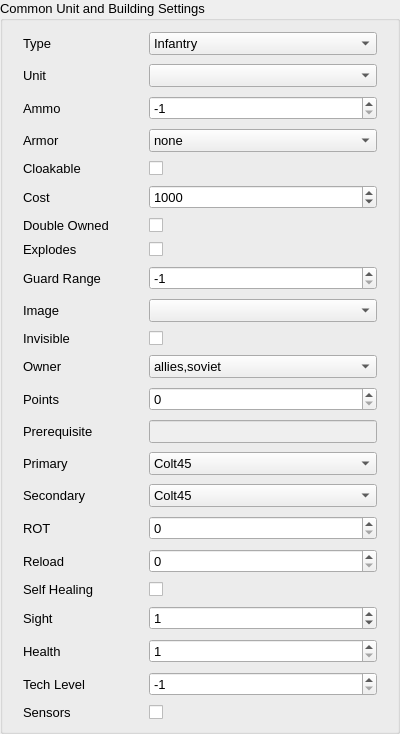
           <widget class="QGroupBox" name="commonUnitGroupBox">
            <property name="sizePolicy">
             <sizepolicy hsizetype="Fixed" vsizetype="Preferred">
              <horstretch>0</horstretch>
              <verstretch>0</verstretch>
             </sizepolicy>
            </property>
            <property name="minimumSize">
             <size>
              <width>400</width>
              <height>0</height>
             </size>
            </property>
            <property name="font">
             <font>
              <pointsize>10</pointsize>
             </font>
            </property>
            <property name="title">
             <string>Common Unit and Building Settings</string>
            </property>
            <layout class="QFormLayout" name="formLayout_2">
             <property name="horizontalSpacing">
              <number>40</number>
             </property>
             <property name="verticalSpacing">
              <number>9</number>
             </property>
             <property name="leftMargin">
              <number>20</number>
             </property>
             <property name="rightMargin">
              <number>20</number>
             </property>
             <item row="0" column="0">
              <widget class="QLabel" name="unitTypeLabel">
               <property name="text">
                <string>Type</string>
               </property>
              </widget>
             </item>
             <item row="0" column="1">
              <widget class="QComboBox" name="unitTypeComboBox">
               <property name="toolTip">
                <string>Select the unit or structure class type to edit.</string>
               </property>
               <item>
                <property name="text">
                 <string>Infantry</string>
                </property>
               </item>
               <item>
                <property name="text">
                 <string>Vehicles</string>
                </property>
               </item>
               <item>
                <property name="text">
                 <string>Ships</string>
                </property>
               </item>
               <item>
                <property name="text">
                 <string>Aircraft</string>
                </property>
               </item>
               <item>
                <property name="text">
                 <string>Buildings</string>
                </property>
               </item>
              </widget>
             </item>
             <item row="1" column="0">
              <widget class="QLabel" name="unitLabel">
               <property name="text">
                <string>Unit</string>
               </property>
              </widget>
             </item>
             <item row="1" column="1">
              <widget class="QComboBox" name="unitComboBox">
               <property name="toolTip">
                <string>Select the unit or structure to edit.</string>
               </property>
              </widget>
             </item>
             <item row="2" column="0">
              <widget class="QLabel" name="ammoLabel">
               <property name="text">
                <string>Ammo</string>
               </property>
              </widget>
             </item>
             <item row="2" column="1">
              <widget class="QSpinBox" name="ammoSpinBox">
               <property name="toolTip">
                <string>&lt;!DOCTYPE HTML PUBLIC &quot;-//W3C//DTD HTML 4.0//EN&quot; &quot;http://www.w3.org/TR/REC-html40/strict.dtd&quot;&gt;
&lt;html&gt;&lt;head&gt;&lt;meta name=&quot;qrichtext&quot; content=&quot;1&quot; /&gt;&lt;style type=&quot;text/css&quot;&gt;
p, li { white-space: pre-wrap; }
&lt;/style&gt;&lt;/head&gt;&lt;body style=&quot; font-family:'MS Shell Dlg 2'; font-size:8pt; font-weight:400; font-style:normal;&quot;&gt;
&lt;p style=&quot; margin-top:0px; margin-bottom:0px; margin-left:0px; margin-right:0px; -qt-block-indent:0; text-indent:0px;&quot;&gt;Number of rounds carried between reloads [-1 means unlimited] (def=-1)&lt;/p&gt;&lt;/body&gt;&lt;/html&gt;</string>
               </property>
               <property name="whatsThis">
                <string>Hey There</string>
               </property>
               <property name="minimum">
                <number>-1</number>
               </property>
               <property name="maximum">
                <number>10</number>
               </property>
               <property name="value">
                <number>-1</number>
               </property>
               <property name="property_name" stdset="0">
                <string>ammo</string>
               </property>
              </widget>
             </item>
             <item row="3" column="0">
              <widget class="QLabel" name="armorLabel">
               <property name="text">
                <string>Armor</string>
               </property>
              </widget>
             </item>
             <item row="3" column="1">
              <widget class="QComboBox" name="armorComboBox">
               <property name="toolTip">
                <string>&lt;html&gt;&lt;head/&gt;&lt;body&gt;&lt;p&gt;The armor type of this object [&lt;/p&gt;&lt;p&gt;	none (0),&lt;/p&gt;&lt;p&gt;	wood (1),&lt;/p&gt;&lt;p&gt;	light (2),&lt;/p&gt;&lt;p&gt;	heavy, (3)&lt;/p&gt;&lt;p&gt;	concrete (4)&lt;/p&gt;&lt;p&gt;] (def=none)&lt;/p&gt;&lt;/body&gt;&lt;/html&gt;</string>
               </property>
               <property name="property_name" stdset="0">
                <string>armor</string>
               </property>
               <item>
                <property name="text">
                 <string comment="No Armor" extracomment="No Armor">none</string>
                </property>
               </item>
               <item>
                <property name="text">
                 <string>wood</string>
                </property>
               </item>
               <item>
                <property name="text">
                 <string>light</string>
                </property>
               </item>
               <item>
                <property name="text">
                 <string>heavy</string>
                </property>
               </item>
               <item>
                <property name="text">
                 <string>concrete</string>
                </property>
               </item>
              </widget>
             </item>
             <item row="4" column="0">
              <widget class="QLabel" name="cloakableLabel">
               <property name="text">
                <string>Cloakable</string>
               </property>
              </widget>
             </item>
             <item row="4" column="1">
              <widget class="QCheckBox" name="cloakableCheckBox">
               <property name="font">
                <font>
                 <pointsize>19</pointsize>
                </font>
               </property>
               <property name="toolTip">
                <string>Is it equipped with a cloaking device (def=no)?</string>
               </property>
               <property name="text">
                <string/>
               </property>
               <property name="property_name" stdset="0">
                <string>cloakable</string>
               </property>
              </widget>
             </item>
             <item row="5" column="0">
              <widget class="QLabel" name="costLabel">
               <property name="text">
                <string>Cost</string>
               </property>
              </widget>
             </item>
             <item row="5" column="1">
              <widget class="QSpinBox" name="costSpinBox">
               <property name="toolTip">
                <string>Cost to build object (in credits)</string>
               </property>
               <property name="minimum">
                <number>0</number>
               </property>
               <property name="maximum">
                <number>10000</number>
               </property>
               <property name="singleStep">
                <number>50</number>
               </property>
               <property name="value">
                <number>1000</number>
               </property>
               <property name="property_name" stdset="0">
                <string>cost</string>
               </property>
              </widget>
             </item>
             <item row="6" column="0">
              <widget class="QLabel" name="doubleOwnedLabel">
               <property name="text">
                <string>Double Owned</string>
               </property>
              </widget>
             </item>
             <item row="6" column="1">
              <widget class="QCheckBox" name="doubleOwnedCheckBox">
               <property name="toolTip">
                <string>Can be built/owned by all countries in a multiplayer game (def=no)?</string>
               </property>
               <property name="text">
                <string/>
               </property>
               <property name="property_name" stdset="0">
                <string>double_owned</string>
               </property>
              </widget>
             </item>
             <item row="7" column="0">
              <widget class="QLabel" name="explodesLabel">
               <property name="text">
                <string>Explodes</string>
               </property>
              </widget>
             </item>
             <item row="7" column="1">
              <widget class="QCheckBox" name="explodesCheckBox">
               <property name="toolTip">
                <string>Does it explode violently when destroyed [i.e., does it do collateral damage] (def=no)?</string>
               </property>
               <property name="text">
                <string/>
               </property>
               <property name="property_name" stdset="0">
                <string>explodes</string>
               </property>
              </widget>
             </item>
             <item row="8" column="0">
              <widget class="QLabel" name="guardRangeLabel">
               <property name="text">
                <string>Guard Range</string>
               </property>
              </widget>
             </item>
             <item row="8" column="1">
              <widget class="QSpinBox" name="guardRangeSpinBox">
               <property name="toolTip">
                <string>Distance to scan for enemies to attack (def=use weapon range)</string>
               </property>
               <property name="minimum">
                <number>-1</number>
               </property>
               <property name="maximum">
                <number>100</number>
               </property>
               <property name="value">
                <number>-1</number>
               </property>
               <property name="property_name" stdset="0">
                <string>guard_range</string>
               </property>
              </widget>
             </item>
             <item row="9" column="0">
              <widget class="QLabel" name="imageLabel">
               <property name="text">
                <string>Image</string>
               </property>
              </widget>
             </item>
             <item row="9" column="1">
              <widget class="QComboBox" name="imageComboBox">
               <property name="toolTip">
                <string>Name of graphic data to use for this object (def=same as object identifier)</string>
               </property>
               <property name="property_name" stdset="0">
                <string>image</string>
               </property>
              </widget>
             </item>
             <item row="10" column="0">
              <widget class="QLabel" name="invisibleLabel">
               <property name="text">
                <string>Invisible</string>
               </property>
              </widget>
             </item>
             <item row="10" column="1">
              <widget class="QCheckBox" name="invisibleCheckBox">
               <property name="toolTip">
                <string>Is completely and always invisible to enemy (def=no)?</string>
               </property>
               <property name="text">
                <string/>
               </property>
               <property name="property_name" stdset="0">
                <string>invisible</string>
               </property>
              </widget>
             </item>
             <item row="11" column="0">
              <widget class="QLabel" name="ownerLabel">
               <property name="text">
                <string>Owner</string>
               </property>
              </widget>
             </item>
             <item row="11" column="1">
              <widget class="QComboBox" name="ownerComboBox">
               <property name="toolTip">
                <string>Who can build this [Allies or Soviet] (def=&quot;allies,soviet&quot;, i.e., all)</string>
               </property>
               <property name="property_name" stdset="0">
                <string>owner</string>
               </property>
               <item>
                <property name="text">
                 <string>allies,soviet</string>
                </property>
               </item>
               <item>
                <property name="text">
                 <string>allies</string>
                </property>
               </item>
               <item>
                <property name="text">
                 <string>soviet</string>
                </property>
               </item>
              </widget>
             </item>
             <item row="12" column="0">
              <widget class="QLabel" name="pointsLabel">
               <property name="text">
                <string>Points</string>
               </property>
              </widget>
             </item>
             <item row="12" column="1">
              <widget class="QSpinBox" name="pointsSpinBox">
               <property name="toolTip">
                <string>Point value for scoring purposes (def=0)</string>
               </property>
               <property name="maximum">
                <number>1000</number>
               </property>
               <property name="property_name" stdset="0">
                <string>points</string>
               </property>
              </widget>
             </item>
             <item row="13" column="0">
              <widget class="QLabel" name="prerequisiteLabel">
               <property name="text">
                <string>Prerequisite</string>
               </property>
              </widget>
             </item>
             <item row="13" column="1">
              <widget class="QLineEdit" name="prerequisiteLineEdit">
               <property name="enabled">
                <bool>false</bool>
               </property>
               <property name="toolTip">
                <string>List of extra needed before this can be manufactured (def=no requirement)</string>
               </property>
               <property name="property_name" stdset="0">
                <string>prerequiste</string>
               </property>
              </widget>
             </item>
             <item row="14" column="0">
              <widget class="QLabel" name="primaryLabel">
               <property name="text">
                <string>Primary</string>
               </property>
              </widget>
             </item>
             <item row="14" column="1">
              <widget class="QComboBox" name="primaryComboBox">
               <property name="toolTip">
                <string>Primary weapon equipped with (def=none)</string>
               </property>
               <property name="property_name" stdset="0">
                <string>primary</string>
               </property>
               <item>
                <property name="text">
                 <string>Colt45</string>
                </property>
               </item>
               <item>
                <property name="text">
                 <string>none</string>
                </property>
               </item>
               <item>
                <property name="text">
                 <string>ZSU-23</string>
                </property>
               </item>
               <item>
                <property name="text">
                 <string>Vulcan</string>
                </property>
               </item>
               <item>
                <property name="text">
                 <string>Maverick</string>
                </property>
               </item>
               <item>
                <property name="text">
                 <string>Camera</string>
                </property>
               </item>
               <item>
                <property name="text">
                 <string>FireballLauncher</string>
                </property>
               </item>
               <item>
                <property name="text">
                 <string>Flamer</string>
                </property>
               </item>
               <item>
                <property name="text">
                 <string>Sniper</string>
                </property>
               </item>
               <item>
                <property name="text">
                 <string>ChainGun</string>
                </property>
               </item>
               <item>
                <property name="text">
                 <string>Pistol</string>
                </property>
               </item>
               <item>
                <property name="text">
                 <string>M1Carbine</string>
                </property>
               </item>
               <item>
                <property name="text">
                 <string>Dragon</string>
                </property>
               </item>
               <item>
                <property name="text">
                 <string>Hellfire</string>
                </property>
               </item>
               <item>
                <property name="text">
                 <string>Grenade</string>
                </property>
               </item>
               <item>
                <property name="text">
                 <string>75mm</string>
                </property>
               </item>
               <item>
                <property name="text">
                 <string>90mm</string>
                </property>
               </item>
               <item>
                <property name="text">
                 <string>105mm</string>
                </property>
               </item>
               <item>
                <property name="text">
                 <string>120mm</string>
                </property>
               </item>
               <item>
                <property name="text">
                 <string>TurretGun</string>
                </property>
               </item>
               <item>
                <property name="text">
                 <string>MammothTusk</string>
                </property>
               </item>
               <item>
                <property name="text">
                 <string>155mm</string>
                </property>
               </item>
               <item>
                <property name="text">
                 <string>M60mg</string>
                </property>
               </item>
               <item>
                <property name="text">
                 <string>Napalm</string>
                </property>
               </item>
               <item>
                <property name="text">
                 <string>TeslaZap</string>
                </property>
               </item>
               <item>
                <property name="text">
                 <string>Nike</string>
                </property>
               </item>
               <item>
                <property name="text">
                 <string>RedEye</string>
                </property>
               </item>
               <item>
                <property name="text">
                 <string>8Inch</string>
                </property>
               </item>
               <item>
                <property name="text">
                 <string>Stinger</string>
                </property>
               </item>
               <item>
                <property name="text">
                 <string>TorpTube</string>
                </property>
               </item>
               <item>
                <property name="text">
                 <string>2Inch</string>
                </property>
               </item>
               <item>
                <property name="text">
                 <string>DepthCharge</string>
                </property>
               </item>
               <item>
                <property name="text">
                 <string>ParaBomb</string>
                </property>
               </item>
               <item>
                <property name="text">
                 <string>DogJaw</string>
                </property>
               </item>
               <item>
                <property name="text">
                 <string>Heal</string>
                </property>
               </item>
               <item>
                <property name="text">
                 <string>SCUD</string>
                </property>
               </item>
               <item>
                <property name="text">
                 <string>Mandible</string>
                </property>
               </item>
              </widget>
             </item>
             <item row="15" column="0">
              <widget class="QLabel" name="secondaryLabel">
               <property name="text">
                <string>Secondary</string>
               </property>
              </widget>
             </item>
             <item row="15" column="1">
              <widget class="QComboBox" name="secondaryComboBox">
               <property name="toolTip">
                <string>Secondary weapon equipped with (def=none)</string>
               </property>
               <property name="property_name" stdset="0">
                <string>secondary</string>
               </property>
               <item>
                <property name="text">
                 <string>Colt45</string>
                </property>
               </item>
               <item>
                <property name="text">
                 <string>ZSU-23</string>
                </property>
               </item>
               <item>
                <property name="text">
                 <string>Vulcan</string>
                </property>
               </item>
               <item>
                <property name="text">
                 <string>Maverick</string>
                </property>
               </item>
               <item>
                <property name="text">
                 <string>Camera</string>
                </property>
               </item>
               <item>
                <property name="text">
                 <string>FireballLauncher</string>
                </property>
               </item>
               <item>
                <property name="text">
                 <string>Flamer</string>
                </property>
               </item>
               <item>
                <property name="text">
                 <string>Sniper</string>
                </property>
               </item>
               <item>
                <property name="text">
                 <string>ChainGun</string>
                </property>
               </item>
               <item>
                <property name="text">
                 <string>Pistol</string>
                </property>
               </item>
               <item>
                <property name="text">
                 <string>M1Carbine</string>
                </property>
               </item>
               <item>
                <property name="text">
                 <string>Dragon</string>
                </property>
               </item>
               <item>
                <property name="text">
                 <string>Hellfire</string>
                </property>
               </item>
               <item>
                <property name="text">
                 <string>Grenade</string>
                </property>
               </item>
               <item>
                <property name="text">
                 <string>75mm</string>
                </property>
               </item>
               <item>
                <property name="text">
                 <string>90mm</string>
                </property>
               </item>
               <item>
                <property name="text">
                 <string>none</string>
                </property>
               </item>
               <item>
                <property name="text">
                 <string>105mm</string>
                </property>
               </item>
               <item>
                <property name="text">
                 <string>120mm</string>
                </property>
               </item>
               <item>
                <property name="text">
                 <string>TurretGun</string>
                </property>
               </item>
               <item>
                <property name="text">
                 <string>MammothTusk</string>
                </property>
               </item>
               <item>
                <property name="text">
                 <string>155mm</string>
                </property>
               </item>
               <item>
                <property name="text">
                 <string>New Item</string>
                </property>
               </item>
               <item>
                <property name="text">
                 <string>M60mg</string>
                </property>
               </item>
               <item>
                <property name="text">
                 <string>Napalm</string>
                </property>
               </item>
               <item>
                <property name="text">
                 <string>TeslaZap</string>
                </property>
               </item>
               <item>
                <property name="text">
                 <string>Nike</string>
                </property>
               </item>
               <item>
                <property name="text">
                 <string>RedEye</string>
                </property>
               </item>
               <item>
                <property name="text">
                 <string>8Inch</string>
                </property>
               </item>
               <item>
                <property name="text">
                 <string>Stinger</string>
                </property>
               </item>
               <item>
                <property name="text">
                 <string>TorpTube</string>
                </property>
               </item>
               <item>
                <property name="text">
                 <string>2Inch</string>
                </property>
               </item>
               <item>
                <property name="text">
                 <string>DepthCharge</string>
                </property>
               </item>
               <item>
                <property name="text">
                 <string>ParaBomb</string>
                </property>
               </item>
               <item>
                <property name="text">
                 <string>DogJaw</string>
                </property>
               </item>
               <item>
                <property name="text">
                 <string>Heal</string>
                </property>
               </item>
               <item>
                <property name="text">
                 <string>SCUD</string>
                </property>
               </item>
               <item>
                <property name="text">
                 <string>Mandible</string>
                </property>
               </item>
              </widget>
             </item>
             <item row="16" column="0">
              <widget class="QLabel" name="rotLabel">
               <property name="text">
                <string>ROT</string>
               </property>
              </widget>
             </item>
             <item row="16" column="1">
              <widget class="QSpinBox" name="rotSpinBox">
               <property name="toolTip">
                <string>Rate Of Turn for body (if present) and turret (if present) (def=0)</string>
               </property>
               <property name="maximum">
                <number>10</number>
               </property>
               <property name="property_name" stdset="0">
                <string>rot</string>
               </property>
              </widget>
             </item>
             <item row="17" column="0">
              <widget class="QLabel" name="reloadLabel">
               <property name="text">
                <string>Reload</string>
               </property>
              </widget>
             </item>
             <item row="17" column="1">
              <widget class="QSpinBox" name="reloadSpinBox">
               <property name="toolTip">
                <string>Time delay between reloads (def=0)</string>
               </property>
               <property name="property_name" stdset="0">
                <string>reload</string>
               </property>
              </widget>
             </item>
             <item row="18" column="0">
              <widget class="QLabel" name="selfHealingLabel">
               <property name="text">
                <string>Self Healing</string>
               </property>
              </widget>
             </item>
             <item row="18" column="1">
              <widget class="QCheckBox" name="selfHealingCheckBox">
               <property name="toolTip">
                <string>Does the object heal automatically up to half strength (def=no)?</string>
               </property>
               <property name="text">
                <string/>
               </property>
               <property name="property_name" stdset="0">
                <string>self_healing</string>
               </property>
              </widget>
             </item>
             <item row="19" column="0">
              <widget class="QLabel" name="sightLabel">
               <property name="text">
                <string>Sight</string>
               </property>
              </widget>
             </item>
             <item row="19" column="1">
              <widget class="QSpinBox" name="sightSpinBox">
               <property name="toolTip">
                <string>Sight range, in cells (def=1)</string>
               </property>
               <property name="maximum">
                <number>20</number>
               </property>
               <property name="value">
                <number>1</number>
               </property>
               <property name="property_name" stdset="0">
                <string>sight</string>
               </property>
              </widget>
             </item>
             <item row="20" column="0">
              <widget class="QLabel" name="strengthLabel">
               <property name="text">
                <string>Health</string>
               </property>
              </widget>
             </item>
             <item row="20" column="1">
              <widget class="QSpinBox" name="strengthSpinBox">
               <property name="statusTip">
                <string>Health of this object (aka Strength in .ini file)</string>
               </property>
               <property name="minimum">
                <number>1</number>
               </property>
               <property name="maximum">
                <number>2000</number>
               </property>
               <property name="property_name" stdset="0">
                <string>strength</string>
               </property>
              </widget>
             </item>
             <item row="21" column="0">
              <widget class="QLabel" name="techLevelLabel">
               <property name="text">
                <string>Tech Level</string>
               </property>
              </widget>
             </item>
             <item row="21" column="1">
              <widget class="QSpinBox" name="techLevelSpinBox">
               <property name="statusTip">
                <string>Tech level required to build this [-1 means can't build] (def=-1)</string>
               </property>
               <property name="minimum">
                <number>-1</number>
               </property>
               <property name="maximum">
                <number>11</number>
               </property>
               <property name="value">
                <number>-1</number>
               </property>
               <property name="property_name" stdset="0">
                <string>tech_level</string>
               </property>
              </widget>
             </item>
             <item row="22" column="0">
              <widget class="QLabel" name="sensorsLabel">
               <property name="text">
                <string>Sensors</string>
               </property>
              </widget>
             </item>
             <item row="22" column="1">
              <widget class="QCheckBox" name="sensorsCheckBox">
               <property name="statusTip">
                <string>Has sensors to detect nearby cloaked objects (def=no)?</string>
               </property>
               <property name="text">
                <string/>
               </property>
               <property name="property_name" stdset="0">
                <string>sensors</string>
               </property>
              </widget>
             </item>
            </layout>
           </widget>
